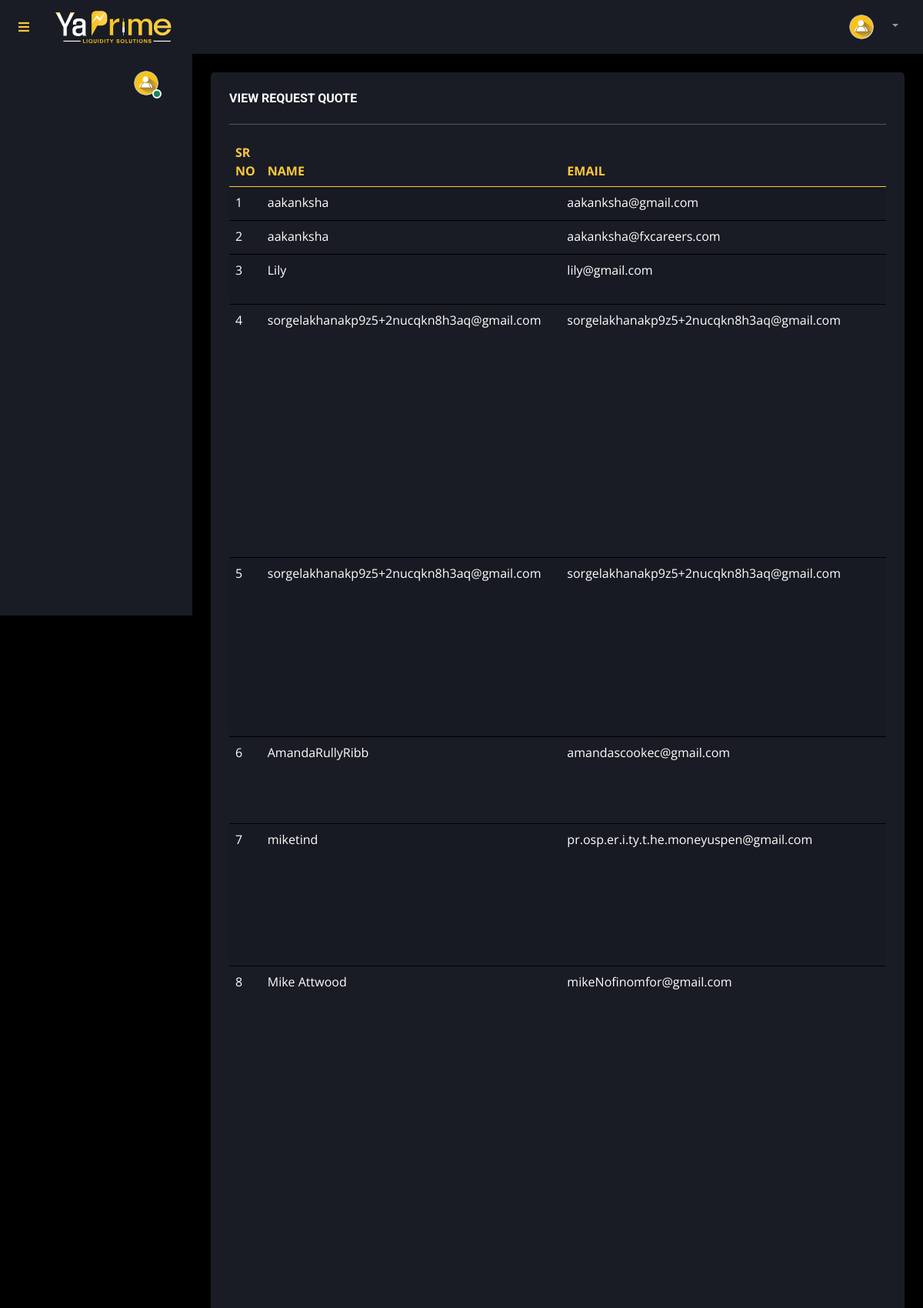
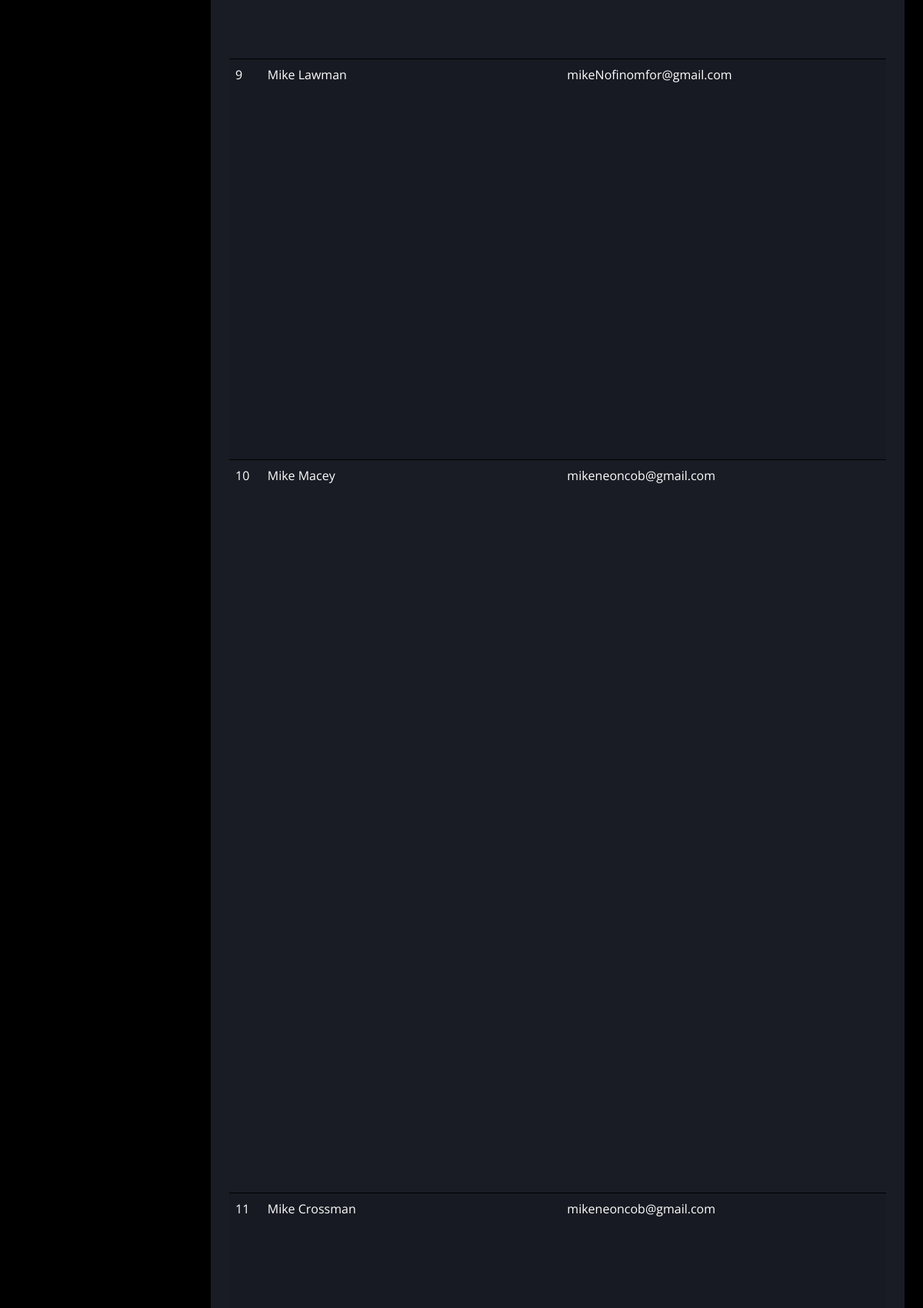
/index.php/admin/request_demo/request_demo_view (upper part), run on the app's committed database (2 pictures, top to bottom).
### tables this page shows
CREATE TABLE `request_demo` (
  `id` int(11) NOT NULL,
  `name` varchar(250) NOT NULL,
  `email` varchar(250) NOT NULL,
  `contact_number` varchar(12) NOT NULL,
  `country` varchar(250) NOT NULL,
  `message` longtext NOT NULL
);

### application/controllers/admin/Request_demo.php (called while the page is built, shortened)
<?php
class Request_demo extends CI_Controller
{
    function __construct()
    {
        $this->load->helper('url');
        $this->load->helper('form');
        $this->load->library('pagination');
        $this->load->library('session');
        $this->load->library('email');
        $this->load->helper('cookie');
        $this->load->library('form_validation');
        $this->load->library('encryption');
        $this->load->model('admin/Request_demo_model','Request_demo_model');
        $this->load->helper('security');
    }
    public function request_demo_view()
    {
        $data['request_demo_view'] = $this->Request_demo_model->request_demo_view();
        $data['view'] = 'admin/request_demo/view_request_demo';
        $this->load->view('admin/layout', $data);
    }
}
?>

### index.php (called while the page is built, shortened)
<?php
require_once BASEPATH.'core/CodeIgniter.php';

### application/models/admin/Request_demo_model.php (called while the page is built, shortened)
<?php
class Request_demo_model extends CI_Model
{
    public function request_demo_view()
    {
        $query = $this->db->get('request_demo');
        return $query->result();
    }
}
?>

### application/views/admin/request_demo/view_request_demo.php (the view, shortened to what this page needs)
<div class="content">
  <div class="container-fluid pt-4 px-4">
    <div class="row g-4 justify-content-center">
      <div class="col-lg-12">
        <div class="bg-secondary rounded p-4">
          <h6 class="mb-4">VIEW REQUEST QUOTE</h6>
          <hr>
          <div class="table-container">
            <div class="table-responsive">
              <table class="table table-striped">
                <thead style="color:#FEC83D;">
                  <tr>
                  <th>SR NO</th>
                  <th>NAME</th>
                  <th>EMAIL</th>
              </tr>
            </thead>
            <tbody>
              <?php
              $c = 1;
              foreach ($request_demo_view as $row) : ?>
                <tr>
                <td><?= $c++; ?></td>
                    <td><?= $row->name ?></td>
                    <td><?= $row->email ?></td>
                    </tr>
                  <?php endforeach; ?>
                </tbody>
              </table>
            </div>
          </div>
        </div>
      </div>
    </div>
  </div>
</div>
</body>
</html>

### public/admin/css/style.css (style rules this page uses)
:root { --primary: #FEC83D; --secondary: #191C24; --light: white; --dark: #000000; }
.content { margin-left: 250px; min-height: 100vh; background: var(--dark); transition: 0.5s; }
@media (min-width: 992px) { .content { width: calc(100% - 250px); } }

### data on the page
request_demo: name "aakanksha", email "aakanksha@gmail.com"
request_demo: name "aakanksha", email "aakanksha@fxcareers.com"
request_demo: name "Lily", email "lily@gmail.com"
request_demo: name "sorgelakhanakp9z5+2nucqkn8h3aq@gmail.com", email "sorgelakhanakp9z5+2nucqkn8h3aq@gmail.com"
request_demo: name "sorgelakhanakp9z5+2nucqkn8h3aq@gmail.com", email "sorgelakhanakp9z5+2nucqkn8h3aq@gmail.com"
request_demo: name "AmandaRullyRibb", email "amandascookec@gmail.com"
request_demo: name "miketind", email "pr.osp.er.i.ty.t.he.moneyuspen@gmail.com"
request_demo: name "Mike Attwood", email "mikeNofinomfor@gmail.com"
request_demo: name "Mike Lawman", email "mikeNofinomfor@gmail.com"
request_demo: name "Mike Macey", email "mikeneoncob@gmail.com"
request_demo: name "Mike Crossman", email "mikeneoncob@gmail.com"
